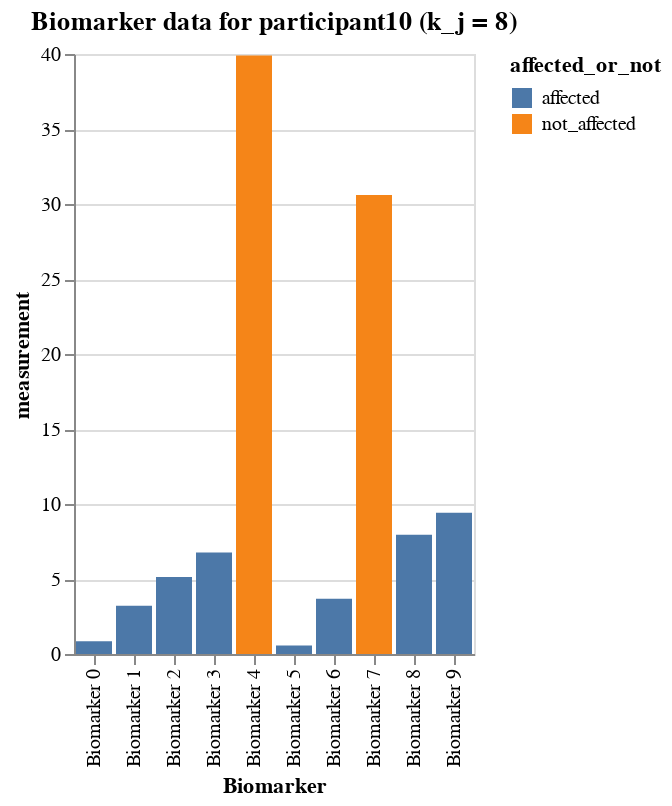

Source (notebook cell):
### Markdown cell above
### A certain participant's data

### Code cell
# participant 10
participant10_data = df_expanded[df_expanded.participant == 10]
alt.Chart(participant10_data).mark_bar().encode(
    x='Biomarker',
    y='measurement',
    color=alt.Color(
        'affected_or_not:N'
    ),
    tooltip=['Biomarker', 'affected_or_not', 'measurement']
).interactive().properties(
    title=f'Biomarker data for participant10 (k_j = {participant10_data.k_j.to_list()[0]})'
)

### Figure 1 — Vega-Lite specification as saved in the notebook (floating-point values rounded to 4 significant figures)
{"config": {"view": {"continuousWidth": 300, "continuousHeight": 300}}, "data": {"name": "data-ae0d40713fd878d5aca29097a97d052d"}, "mark": {"type": "bar"}, "encoding": {"color": {"field": "affected_or_not", "type": "nominal"}, "tooltip": [{"field": "Biomarker", "type": "nominal"}, {"field": "affected_or_not", "type": "nominal"}, {"field": "measurement", "type": "quantitative"}], "x": {"field": "Biomarker", "type": "nominal"}, "y": {"field": "measurement", "type": "quantitative"}}, "params": [{"name": "param_1", "select": {"type": "interval", "encodings": ["x", "y"]}, "bind": "scales"}], "title": "Biomarker data for participant10 (k_j = 8)", "$schema": "https://vega.github.io/schema/vega-lite/v5.16.3.json", "datasets": {"data-ae0d40713fd878d5aca29097a97d052d": [{"Biomarker": "Biomarker 0", "participant": 10, "measurement": 0.853, "k_j": 8, "S_n": 8, "affected_or_not": "affected"}, {"Biomarker": "Biomarker 1", "participant": 10, "measurement": 3.216, "k_j": 8, "S_n": 4, "affected_or_not": "affected"}, {"Biomarker": "Biomarker 2", "participant": 10, "measurement": 5.141, "k_j": 8, "S_n": 7, "affected_or_not": "affected"}, {"Biomarker": "Biomarker 3", "participant": 10, "measurement": 6.774, "k_j": 8, "S_n": 3, "affected_or_not": "affected"}, {"Biomarker": "Biomarker 4", "participant": 10, "measurement": 39.91, "k_j": 8, "S_n": 9, "affected_or_not": "not_affected"}, {"Biomarker": "Biomarker 5", "participant": 10, "measurement": 0.5598, "k_j": 8, "S_n": 2, "affected_or_not": "affected"}, {"Biomarker": "Biomarker 6", "participant": 10, "measurement": 3.68, "k_j": 8, "S_n": 5, "affected_or_not": "affected"}, {"Biomarker": "Biomarker 7", "participant": 10, "measurement": 30.59, "k_j": 8, "S_n": 10, "affected_or_not": "not_affected"}, {"Biomarker": "Biomarker 8", "participant": 10, "measurement": 7.946, "k_j": 8, "S_n": 1, "affected_or_not": "affected"}, {"Biomarker": "Biomarker 9", "participant": 10, "measurement": 9.411, "k_j": 8, "S_n": 6, "affected_or_not": "affected"}]}}
